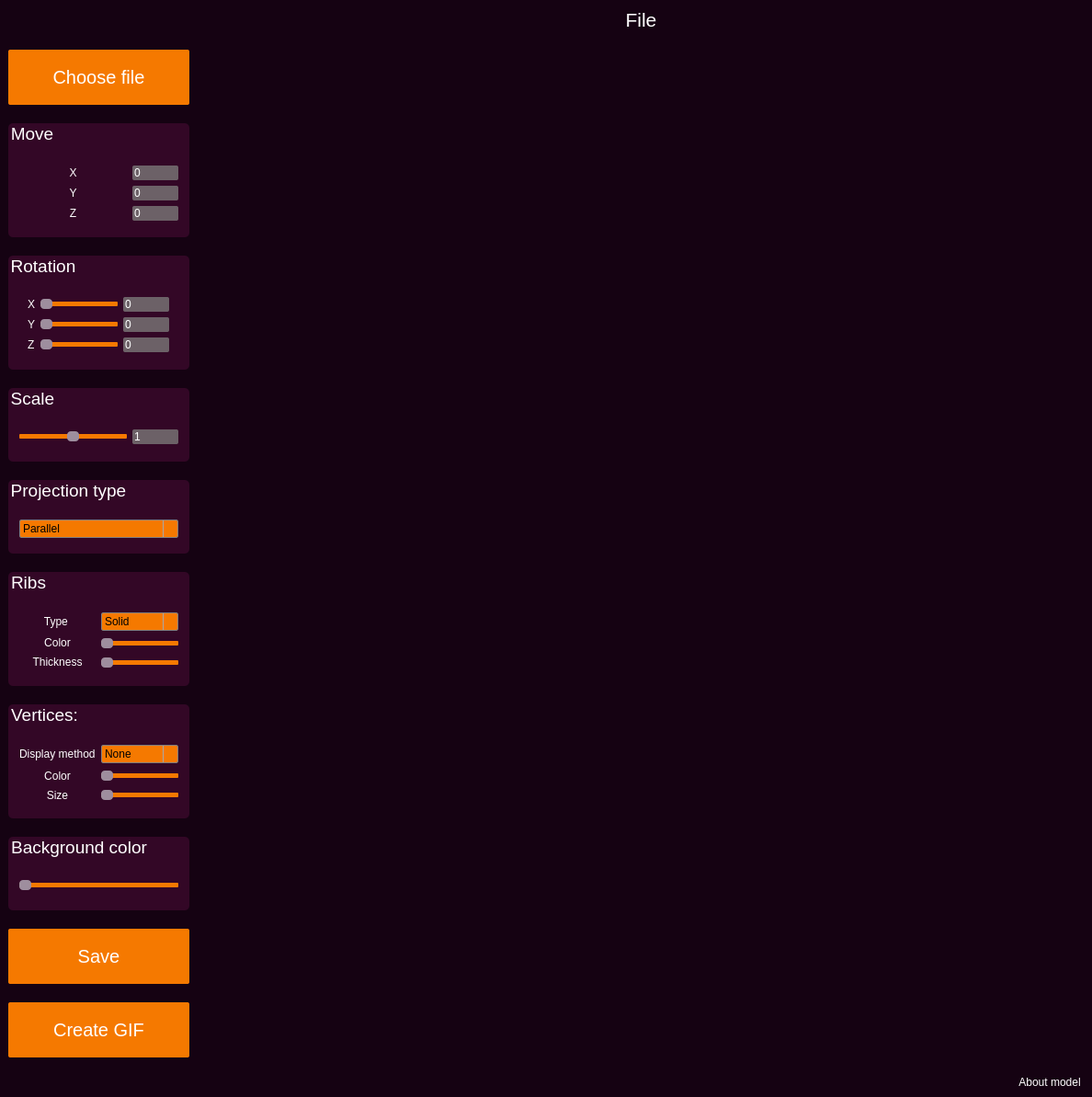
<?xml version="1.0" encoding="UTF-8"?>
<ui version="4.0">
 <class>MainWindow</class>
 <widget class="QMainWindow" name="MainWindow">
  <property name="geometry">
   <rect>
    <x>0</x>
    <y>0</y>
    <width>1188</width>
    <height>1193</height>
   </rect>
  </property>
  <property name="sizePolicy">
   <sizepolicy hsizetype="Minimum" vsizetype="Preferred">
    <horstretch>0</horstretch>
    <verstretch>0</verstretch>
   </sizepolicy>
  </property>
  <property name="windowTitle">
   <string>MainWindow</string>
  </property>
  <widget class="QWidget" name="centralwidget">
   <property name="styleSheet">
    <string notr="true">background-color:  rgb(21, 2, 18);</string>
   </property>
   <layout class="QGridLayout" name="gridLayout_2">
    <item row="0" column="0">
     <layout class="QGridLayout" name="gridLayout_6" rowstretch="0,0,0,0,0,0,0,0,0,0,0,0" columnstretch="0,5">
      <property name="topMargin">
       <number>0</number>
      </property>
      <property name="horizontalSpacing">
       <number>10</number>
      </property>
      <property name="verticalSpacing">
       <number>20</number>
      </property>
      <item row="4" column="0">
       <widget class="QGroupBox" name="groupBox_7">
        <property name="sizePolicy">
         <sizepolicy hsizetype="Minimum" vsizetype="Expanding">
          <horstretch>0</horstretch>
          <verstretch>0</verstretch>
         </sizepolicy>
        </property>
        <property name="maximumSize">
         <size>
          <width>16777215</width>
          <height>80</height>
         </size>
        </property>
        <property name="font">
         <font>
          <pointsize>14</pointsize>
         </font>
        </property>
        <property name="styleSheet">
         <string notr="true">QGroupBox {
    background-color: rgb(51, 7, 38);
    border-radius: 5px;
    margin-top: 3ex;
}

QGroupBox::title {
    subcontrol-origin: margin;
    subcontrol-position: top left;
    color: white;
}</string>
        </property>
        <property name="title">
         <string>Scale</string>
        </property>
        <layout class="QGridLayout" name="gridLayout_15">
         <item row="0" column="0">
          <layout class="QGridLayout" name="gridLayout_14">
           <item row="0" column="0">
            <widget class="QSlider" name="slider_scale">
             <property name="sizePolicy">
              <sizepolicy hsizetype="Minimum" vsizetype="Fixed">
               <horstretch>0</horstretch>
               <verstretch>0</verstretch>
              </sizepolicy>
             </property>
             <property name="styleSheet">
              <string notr="true">QSlider::groove:horizontal {
    height: 5px;
    background: rgb(245, 121, 0);
    border-radius: 1px;
}

QSlider::handle:horizontal {
    background: rgb(158, 142, 158);
    width: 13px;
    margin: -3px 0;
    border-radius: 4px;
}

QSlider::horizontal {
    background-color: rgb(51, 7, 38);
}
</string>
             </property>
             <property name="minimum">
              <number>-9</number>
             </property>
             <property name="maximum">
              <number>9</number>
             </property>
             <property name="pageStep">
              <number>10</number>
             </property>
             <property name="sliderPosition">
              <number>0</number>
             </property>
             <property name="orientation">
              <enum>Qt::Horizontal</enum>
             </property>
            </widget>
           </item>
          </layout>
         </item>
         <item row="0" column="1">
          <widget class="QLineEdit" name="scale">
           <property name="sizePolicy">
            <sizepolicy hsizetype="Fixed" vsizetype="Fixed">
             <horstretch>0</horstretch>
             <verstretch>0</verstretch>
            </sizepolicy>
           </property>
           <property name="minimumSize">
            <size>
             <width>20</width>
             <height>0</height>
            </size>
           </property>
           <property name="maximumSize">
            <size>
             <width>50</width>
             <height>16777215</height>
            </size>
           </property>
           <property name="styleSheet">
            <string notr="true">color: white;
background-color: rgb(108, 97, 103);
border-radius: 2px;</string>
           </property>
           <property name="text">
            <string>1</string>
           </property>
           <property name="readOnly">
            <bool>false</bool>
           </property>
          </widget>
         </item>
        </layout>
       </widget>
      </item>
      <item row="11" column="1">
       <widget class="QLabel" name="about_model">
        <property name="sizePolicy">
         <sizepolicy hsizetype="Expanding" vsizetype="Maximum">
          <horstretch>0</horstretch>
          <verstretch>0</verstretch>
         </sizepolicy>
        </property>
        <property name="styleSheet">
         <string notr="true">color: white;</string>
        </property>
        <property name="text">
         <string>About model </string>
        </property>
        <property name="alignment">
         <set>Qt::AlignRight|Qt::AlignTrailing|Qt::AlignVCenter</set>
        </property>
       </widget>
      </item>
      <item row="9" column="0">
       <widget class="QPushButton" name="save_file">
        <property name="sizePolicy">
         <sizepolicy hsizetype="Minimum" vsizetype="Expanding">
          <horstretch>0</horstretch>
          <verstretch>0</verstretch>
         </sizepolicy>
        </property>
        <property name="maximumSize">
         <size>
          <width>16777215</width>
          <height>60</height>
         </size>
        </property>
        <property name="font">
         <font>
          <pointsize>15</pointsize>
         </font>
        </property>
        <property name="styleSheet">
         <string notr="true">QPushButton {
	color: white;
	background-color: rgb(245, 121, 0);
	border-radius: 2px;
}

 QPushButton:pressed {
    background-color: rgb(51, 7, 38);
}</string>
        </property>
        <property name="text">
         <string>Save</string>
        </property>
       </widget>
      </item>
      <item row="1" column="1" rowspan="10">
       <layout class="QGridLayout" name="gridLayout_16"/>
      </item>
      <item row="8" column="0">
       <widget class="QGroupBox" name="groupBox_3">
        <property name="sizePolicy">
         <sizepolicy hsizetype="Minimum" vsizetype="Expanding">
          <horstretch>0</horstretch>
          <verstretch>0</verstretch>
         </sizepolicy>
        </property>
        <property name="maximumSize">
         <size>
          <width>16777215</width>
          <height>80</height>
         </size>
        </property>
        <property name="baseSize">
         <size>
          <width>0</width>
          <height>0</height>
         </size>
        </property>
        <property name="font">
         <font>
          <pointsize>14</pointsize>
         </font>
        </property>
        <property name="styleSheet">
         <string notr="true">QGroupBox {
    background-color: rgb(51, 7, 38);
    border-radius: 5px;
    margin-top: 3ex;
}

QGroupBox::title {
    subcontrol-origin: margin;
    subcontrol-position: top left;
    color: white;
}</string>
        </property>
        <property name="title">
         <string>Background color</string>
        </property>
        <layout class="QGridLayout" name="gridLayout_7">
         <item row="0" column="0">
          <layout class="QVBoxLayout" name="verticalLayout">
           <item>
            <widget class="QSlider" name="background_color">
             <property name="styleSheet">
              <string notr="true">QSlider::groove:horizontal {
    height: 5px;
    background: rgb(245, 121, 0);
    border-radius: 1px;
}

QSlider::handle:horizontal {
    background: rgb(158, 142, 158);
    width: 13px;
    margin: -3px 0;
    border-radius: 4px;
}

QSlider::horizontal {
    background-color: rgb(51, 7, 38);
}
</string>
             </property>
             <property name="maximum">
              <number>224</number>
             </property>
             <property name="orientation">
              <enum>Qt::Horizontal</enum>
             </property>
            </widget>
           </item>
          </layout>
         </item>
        </layout>
       </widget>
      </item>
      <item row="6" column="0">
       <widget class="QGroupBox" name="groupBox_4">
        <property name="sizePolicy">
         <sizepolicy hsizetype="Minimum" vsizetype="Minimum">
          <horstretch>0</horstretch>
          <verstretch>0</verstretch>
         </sizepolicy>
        </property>
        <property name="font">
         <font>
          <pointsize>14</pointsize>
         </font>
        </property>
        <property name="styleSheet">
         <string notr="true">QGroupBox {
    background-color: rgb(51, 7, 38);
    border-radius: 5px;
    margin-top: 3ex;
}

QGroupBox::title {
    subcontrol-origin: margin;
    subcontrol-position: top left;
    color: white;
}</string>
        </property>
        <property name="title">
         <string>Ribs</string>
        </property>
        <layout class="QGridLayout" name="gridLayout_9">
         <item row="0" column="0">
          <layout class="QGridLayout" name="gridLayout_8">
           <item row="0" column="0">
            <widget class="QLabel" name="label_5">
             <property name="sizePolicy">
              <sizepolicy hsizetype="Preferred" vsizetype="Maximum">
               <horstretch>0</horstretch>
               <verstretch>0</verstretch>
              </sizepolicy>
             </property>
             <property name="styleSheet">
              <string notr="true">background-color: rgb(51, 7, 38);
color: white;

</string>
             </property>
             <property name="text">
              <string>Type </string>
             </property>
             <property name="alignment">
              <set>Qt::AlignCenter</set>
             </property>
            </widget>
           </item>
           <item row="1" column="0">
            <widget class="QLabel" name="label_6">
             <property name="sizePolicy">
              <sizepolicy hsizetype="Preferred" vsizetype="Maximum">
               <horstretch>0</horstretch>
               <verstretch>0</verstretch>
              </sizepolicy>
             </property>
             <property name="styleSheet">
              <string notr="true">background-color: rgb(51, 7, 38);
color: white;

</string>
             </property>
             <property name="text">
              <string>Color</string>
             </property>
             <property name="alignment">
              <set>Qt::AlignCenter</set>
             </property>
            </widget>
           </item>
           <item row="0" column="1">
            <widget class="QComboBox" name="type_ribs">
             <property name="sizePolicy">
              <sizepolicy hsizetype="Preferred" vsizetype="Fixed">
               <horstretch>0</horstretch>
               <verstretch>0</verstretch>
              </sizepolicy>
             </property>
             <property name="styleSheet">
              <string notr="true">QComboBox {
    border: 1px solid gray;
    border-radius: 2px;
    padding: 1px 18px 1px 3px;
    min-width: 2em;
}

QComboBox:!editable, QComboBox::drop-down:editable {
     background: rgb(245, 121, 0);
}

/* QComboBox gets the &quot;on&quot; state when the popup is open */
QComboBox:!editable:on, QComboBox::drop-down:editable:on {
    background: rgb(51, 7, 38);
    color: white;
}

QComboBox:on { /* shift the text when the popup opens */
    padding-top: 3px;
    padding-left: 4px;
}

QComboBox::drop-down {
    subcontrol-origin: padding;
    subcontrol-position: top right;
    width: 15px;

    border-left-width: 1px;
    border-left-color: darkgray;
    border-left-style: solid; /* just a single line */
    border-top-right-radius: 3px; /* same radius as the QComboBox */
    border-bottom-right-radius: 3px;
}


QComboBox::down-arrow:on { /* shift the arrow when popup is open */
    top: 1px;
    left: 1px;
}</string>
             </property>
             <item>
              <property name="text">
               <string>Solid</string>
              </property>
             </item>
             <item>
              <property name="text">
               <string>Dotted</string>
              </property>
             </item>
            </widget>
           </item>
           <item row="2" column="0">
            <widget class="QLabel" name="label_7">
             <property name="sizePolicy">
              <sizepolicy hsizetype="Preferred" vsizetype="Maximum">
               <horstretch>0</horstretch>
               <verstretch>0</verstretch>
              </sizepolicy>
             </property>
             <property name="styleSheet">
              <string notr="true">background-color: rgb(51, 7, 38);
color: white;

</string>
             </property>
             <property name="text">
              <string>Thickness</string>
             </property>
             <property name="alignment">
              <set>Qt::AlignCenter</set>
             </property>
            </widget>
           </item>
           <item row="2" column="1">
            <widget class="QSlider" name="thickness_ribs">
             <property name="sizePolicy">
              <sizepolicy hsizetype="Maximum" vsizetype="Fixed">
               <horstretch>0</horstretch>
               <verstretch>0</verstretch>
              </sizepolicy>
             </property>
             <property name="styleSheet">
              <string notr="true">QSlider::groove:horizontal {
    height: 5px;
    background: rgb(245, 121, 0);
    border-radius: 1px;
}

QSlider::handle:horizontal {
    background: rgb(158, 142, 158);
    width: 13px;
    margin: -3px 0;
    border-radius: 4px;
}

QSlider::horizontal {
    background-color: rgb(51, 7, 38);
}
</string>
             </property>
             <property name="minimum">
              <number>1</number>
             </property>
             <property name="maximum">
              <number>50</number>
             </property>
             <property name="orientation">
              <enum>Qt::Horizontal</enum>
             </property>
            </widget>
           </item>
           <item row="1" column="1">
            <widget class="QSlider" name="color_ribs">
             <property name="sizePolicy">
              <sizepolicy hsizetype="Maximum" vsizetype="Fixed">
               <horstretch>0</horstretch>
               <verstretch>0</verstretch>
              </sizepolicy>
             </property>
             <property name="styleSheet">
              <string notr="true">QSlider::groove:horizontal {
    height: 5px;
    background: rgb(245, 121, 0);
    border-radius: 1px;
}

QSlider::handle:horizontal {
    background: rgb(158, 142, 158);
    width: 13px;
    margin: -3px 0;
    border-radius: 4px;
}

QSlider::horizontal {
    background-color: rgb(51, 7, 38);
}
</string>
             </property>
             <property name="maximum">
              <number>224</number>
             </property>
             <property name="orientation">
              <enum>Qt::Horizontal</enum>
             </property>
            </widget>
           </item>
          </layout>
         </item>
        </layout>
       </widget>
      </item>
      <item row="1" column="0">
       <widget class="QPushButton" name="pushButton">
        <property name="sizePolicy">
         <sizepolicy hsizetype="Minimum" vsizetype="Expanding">
          <horstretch>0</horstretch>
          <verstretch>0</verstretch>
         </sizepolicy>
        </property>
        <property name="maximumSize">
         <size>
          <width>16777215</width>
          <height>60</height>
         </size>
        </property>
        <property name="font">
         <font>
          <pointsize>15</pointsize>
         </font>
        </property>
        <property name="styleSheet">
         <string notr="true">QPushButton {
	color: white;
	background-color: rgb(245, 121, 0);
	border-radius: 2px;
}

 QPushButton:pressed {
    background-color: rgb(51, 7, 38);
}</string>
        </property>
        <property name="text">
         <string>Choose file</string>
        </property>
       </widget>
      </item>
      <item row="3" column="0">
       <widget class="QGroupBox" name="groupBox_6">
        <property name="sizePolicy">
         <sizepolicy hsizetype="Minimum" vsizetype="Minimum">
          <horstretch>0</horstretch>
          <verstretch>0</verstretch>
         </sizepolicy>
        </property>
        <property name="font">
         <font>
          <pointsize>14</pointsize>
         </font>
        </property>
        <property name="styleSheet">
         <string notr="true">QGroupBox {
    background-color: rgb(51, 7, 38);
    border-radius: 5px;
    margin-top: 3ex;
}

QGroupBox::title {
    subcontrol-origin: margin;
    subcontrol-position: top left;
    color: white;
}</string>
        </property>
        <property name="title">
         <string>Rotation</string>
        </property>
        <layout class="QGridLayout" name="gridLayout_12">
         <item row="0" column="0">
          <layout class="QGridLayout" name="gridLayout_11">
           <item row="1" column="2">
            <widget class="QLineEdit" name="rotate_y">
             <property name="sizePolicy">
              <sizepolicy hsizetype="Fixed" vsizetype="Fixed">
               <horstretch>0</horstretch>
               <verstretch>0</verstretch>
              </sizepolicy>
             </property>
             <property name="maximumSize">
              <size>
               <width>50</width>
               <height>80</height>
              </size>
             </property>
             <property name="styleSheet">
              <string notr="true">color: white;
background-color: rgb(108, 97, 103);
border-radius: 2px;</string>
             </property>
             <property name="text">
              <string>0</string>
             </property>
            </widget>
           </item>
           <item row="0" column="2">
            <widget class="QLineEdit" name="rotate_x">
             <property name="sizePolicy">
              <sizepolicy hsizetype="Fixed" vsizetype="Fixed">
               <horstretch>0</horstretch>
               <verstretch>0</verstretch>
              </sizepolicy>
             </property>
             <property name="minimumSize">
              <size>
               <width>20</width>
               <height>0</height>
              </size>
             </property>
             <property name="maximumSize">
              <size>
               <width>50</width>
               <height>80</height>
              </size>
             </property>
             <property name="styleSheet">
              <string notr="true">color: white;
background-color: rgb(108, 97, 103);
border-radius: 2px;</string>
             </property>
             <property name="text">
              <string>0</string>
             </property>
            </widget>
           </item>
           <item row="1" column="0">
            <widget class="QLabel" name="label_19">
             <property name="sizePolicy">
              <sizepolicy hsizetype="Maximum" vsizetype="Maximum">
               <horstretch>0</horstretch>
               <verstretch>0</verstretch>
              </sizepolicy>
             </property>
             <property name="styleSheet">
              <string notr="true">color: white;
background-color: rgb(51, 7, 38);
border-radius: 2px;</string>
             </property>
             <property name="text">
              <string>Y</string>
             </property>
            </widget>
           </item>
           <item row="2" column="0">
            <widget class="QLabel" name="label_20">
             <property name="styleSheet">
              <string notr="true">color: white;
background-color: rgb(51, 7, 38);
border-radius: 2px;</string>
             </property>
             <property name="text">
              <string>Z</string>
             </property>
            </widget>
           </item>
           <item row="2" column="1">
            <widget class="QSlider" name="slider_rotate_z">
             <property name="sizePolicy">
              <sizepolicy hsizetype="Maximum" vsizetype="Fixed">
               <horstretch>0</horstretch>
               <verstretch>0</verstretch>
              </sizepolicy>
             </property>
             <property name="styleSheet">
              <string notr="true">QSlider::groove:horizontal {
    height: 5px;
    background: rgb(245, 121, 0);
    border-radius: 1px;
}

QSlider::handle:horizontal {
    background: rgb(158, 142, 158);
    width: 13px;
    margin: -3px 0;
    border-radius: 4px;
}

QSlider::horizontal {
    background-color: rgb(51, 7, 38);
}
</string>
             </property>
             <property name="maximum">
              <number>360</number>
             </property>
             <property name="orientation">
              <enum>Qt::Horizontal</enum>
             </property>
            </widget>
           </item>
           <item row="1" column="1">
            <widget class="QSlider" name="slider_rotate_y">
             <property name="sizePolicy">
              <sizepolicy hsizetype="Maximum" vsizetype="Fixed">
               <horstretch>0</horstretch>
               <verstretch>0</verstretch>
              </sizepolicy>
             </property>
             <property name="styleSheet">
              <string notr="true">QSlider::groove:horizontal {
    height: 5px;
    background: rgb(245, 121, 0);
    border-radius: 1px;
}

QSlider::handle:horizontal {
    background: rgb(158, 142, 158);
    width: 13px;
    margin: -3px 0;
    border-radius: 4px;
}

QSlider::horizontal {
    background-color: rgb(51, 7, 38);
}
</string>
             </property>
             <property name="maximum">
              <number>360</number>
             </property>
             <property name="orientation">
              <enum>Qt::Horizontal</enum>
             </property>
            </widget>
           </item>
           <item row="2" column="2">
            <widget class="QLineEdit" name="rotate_z">
             <property name="sizePolicy">
              <sizepolicy hsizetype="Fixed" vsizetype="Fixed">
               <horstretch>0</horstretch>
               <verstretch>0</verstretch>
              </sizepolicy>
             </property>
             <property name="minimumSize">
              <size>
               <width>20</width>
               <height>0</height>
              </size>
             </property>
             <property name="maximumSize">
              <size>
               <width>50</width>
               <height>80</height>
              </size>
             </property>
             <property name="styleSheet">
              <string notr="true">color: white;
background-color: rgb(108, 97, 103);
border-radius: 2px;</string>
             </property>
             <property name="text">
              <string>0</string>
             </property>
            </widget>
           </item>
           <item row="0" column="0">
            <widget class="QLabel" name="label_18">
             <property name="sizePolicy">
              <sizepolicy hsizetype="Maximum" vsizetype="Maximum">
               <horstretch>0</horstretch>
               <verstretch>0</verstretch>
              </sizepolicy>
             </property>
             <property name="styleSheet">
              <string notr="true">color: white;
background-color: rgb(51, 7, 38);
border-radius: 2px;</string>
             </property>
             <property name="text">
              <string>X</string>
             </property>
             <property name="alignment">
              <set>Qt::AlignCenter</set>
             </property>
            </widget>
           </item>
           <item row="0" column="1">
            <widget class="QSlider" name="slider_rotate_x">
             <property name="sizePolicy">
              <sizepolicy hsizetype="Maximum" vsizetype="Fixed">
               <horstretch>0</horstretch>
               <verstretch>0</verstretch>
              </sizepolicy>
             </property>
             <property name="styleSheet">
              <string notr="true">QSlider::groove:horizontal {
    height: 5px;
    background: rgb(245, 121, 0);
    border-radius: 1px;
}

QSlider::handle:horizontal {
    background: rgb(158, 142, 158);
    width: 13px;
    margin: -3px 0;
    border-radius: 4px;
}

QSlider::horizontal {
    background-color: rgb(51, 7, 38);
}
</string>
             </property>
             <property name="maximum">
              <number>360</number>
             </property>
             <property name="orientation">
              <enum>Qt::Horizontal</enum>
             </property>
            </widget>
           </item>
          </layout>
         </item>
        </layout>
       </widget>
      </item>
      <item row="5" column="0">
       <widget class="QGroupBox" name="groupBox">
        <property name="sizePolicy">
         <sizepolicy hsizetype="Minimum" vsizetype="Expanding">
          <horstretch>0</horstretch>
          <verstretch>0</verstretch>
         </sizepolicy>
        </property>
        <property name="maximumSize">
         <size>
          <width>16777215</width>
          <height>80</height>
         </size>
        </property>
        <property name="font">
         <font>
          <pointsize>14</pointsize>
         </font>
        </property>
        <property name="styleSheet">
         <string notr="true">QGroupBox {
    background-color: rgb(51, 7, 38);
    border-radius: 5px;
    margin-top: 3ex;
}

QGroupBox::title {
    subcontrol-origin: margin;
    subcontrol-position: top left;
    color: white;
}</string>
        </property>
        <property name="title">
         <string>Projection type</string>
        </property>
        <layout class="QGridLayout" name="gridLayout_13">
         <item row="0" column="0">
          <layout class="QGridLayout" name="gridLayout_3">
           <item row="0" column="0">
            <widget class="QComboBox" name="projection">
             <property name="sizePolicy">
              <sizepolicy hsizetype="Preferred" vsizetype="Maximum">
               <horstretch>0</horstretch>
               <verstretch>0</verstretch>
              </sizepolicy>
             </property>
             <property name="styleSheet">
              <string notr="true">QComboBox {
    border: 1px solid gray;
    border-radius: 2px;
    padding: 1px 18px 1px 3px;
    min-width: 6em;
}

QComboBox:!editable, QComboBox::drop-down:editable {
     background: rgb(245, 121, 0);
}

/* QComboBox gets the &quot;on&quot; state when the popup is open */
QComboBox:!editable:on, QComboBox::drop-down:editable:on {
    background: rgb(51, 7, 38);
}

QComboBox:on { /* shift the text when the popup opens */
    padding-top: 3px;
    padding-left: 4px;
}

QComboBox::drop-down {
    subcontrol-origin: padding;
    subcontrol-position: top right;
    width: 15px;

    border-left-width: 1px;
    border-left-color: darkgray;
    border-left-style: solid; /* just a single line */
    border-top-right-radius: 3px; /* same radius as the QComboBox */
    border-bottom-right-radius: 3px;
}


QComboBox::down-arrow:on { /* shift the arrow when popup is open */
    top: 1px;
    left: 1px;
}</string>
             </property>
             <item>
              <property name="text">
               <string>Parallel</string>
              </property>
             </item>
             <item>
              <property name="text">
               <string>Central</string>
              </property>
             </item>
            </widget>
           </item>
          </layout>
         </item>
        </layout>
       </widget>
      </item>
      <item row="2" column="0">
       <widget class="QGroupBox" name="groupBox_2">
        <property name="sizePolicy">
         <sizepolicy hsizetype="Minimum" vsizetype="Minimum">
          <horstretch>0</horstretch>
          <verstretch>0</verstretch>
         </sizepolicy>
        </property>
        <property name="maximumSize">
         <size>
          <width>16777215</width>
          <height>16777215</height>
         </size>
        </property>
        <property name="font">
         <font>
          <pointsize>14</pointsize>
         </font>
        </property>
        <property name="styleSheet">
         <string notr="true">QGroupBox {
    background-color: rgb(51, 7, 38);
    border-radius: 5px;
    margin-top: 3ex;
}

QGroupBox::title {
    subcontrol-origin: margin;
    subcontrol-position: top left;
    color: white;
}


</string>
        </property>
        <property name="title">
         <string>Move</string>
        </property>
        <property name="alignment">
         <set>Qt::AlignLeading|Qt::AlignLeft|Qt::AlignVCenter</set>
        </property>
        <layout class="QGridLayout" name="gridLayout_5" rowminimumheight="0">
         <property name="topMargin">
          <number>12</number>
         </property>
         <property name="verticalSpacing">
          <number>-1</number>
         </property>
         <item row="0" column="0">
          <layout class="QGridLayout" name="gridLayout_4">
           <item row="0" column="1">
            <widget class="QLineEdit" name="move_x">
             <property name="sizePolicy">
              <sizepolicy hsizetype="Fixed" vsizetype="Fixed">
               <horstretch>0</horstretch>
               <verstretch>0</verstretch>
              </sizepolicy>
             </property>
             <property name="minimumSize">
              <size>
               <width>20</width>
               <height>0</height>
              </size>
             </property>
             <property name="maximumSize">
              <size>
               <width>50</width>
               <height>80</height>
              </size>
             </property>
             <property name="styleSheet">
              <string notr="true">color: white;
background-color:  rgb(108, 97, 103);
border-radius: 2px;</string>
             </property>
             <property name="text">
              <string>0</string>
             </property>
            </widget>
           </item>
           <item row="2" column="0">
            <widget class="QLabel" name="label_16">
             <property name="sizePolicy">
              <sizepolicy hsizetype="Preferred" vsizetype="Maximum">
               <horstretch>0</horstretch>
               <verstretch>0</verstretch>
              </sizepolicy>
             </property>
             <property name="styleSheet">
              <string notr="true">color: white;
background-color: rgb(51, 7, 38);
border-radius: 2px;</string>
             </property>
             <property name="text">
              <string>Z</string>
             </property>
             <property name="alignment">
              <set>Qt::AlignCenter</set>
             </property>
            </widget>
           </item>
           <item row="2" column="1">
            <widget class="QLineEdit" name="move_z">
             <property name="sizePolicy">
              <sizepolicy hsizetype="Fixed" vsizetype="Fixed">
               <horstretch>0</horstretch>
               <verstretch>0</verstretch>
              </sizepolicy>
             </property>
             <property name="minimumSize">
              <size>
               <width>20</width>
               <height>0</height>
              </size>
             </property>
             <property name="maximumSize">
              <size>
               <width>50</width>
               <height>80</height>
              </size>
             </property>
             <property name="styleSheet">
              <string notr="true">color: white;
background-color: rgb(108, 97, 103);
border-radius: 2px;</string>
             </property>
             <property name="text">
              <string>0</string>
             </property>
            </widget>
           </item>
           <item row="1" column="1">
            <widget class="QLineEdit" name="move_y">
             <property name="sizePolicy">
              <sizepolicy hsizetype="Fixed" vsizetype="Fixed">
               <horstretch>0</horstretch>
               <verstretch>0</verstretch>
              </sizepolicy>
             </property>
             <property name="minimumSize">
              <size>
               <width>20</width>
               <height>0</height>
              </size>
             </property>
             <property name="maximumSize">
              <size>
               <width>50</width>
               <height>80</height>
              </size>
             </property>
             <property name="styleSheet">
              <string notr="true">color: white;
background-color: rgb(108, 97, 103);
border-radius: 2px;</string>
             </property>
             <property name="text">
              <string>0</string>
             </property>
            </widget>
           </item>
           <item row="1" column="0">
            <widget class="QLabel" name="label_15">
             <property name="sizePolicy">
              <sizepolicy hsizetype="Preferred" vsizetype="Maximum">
               <horstretch>0</horstretch>
               <verstretch>0</verstretch>
              </sizepolicy>
             </property>
             <property name="styleSheet">
              <string notr="true">color: white;
background-color: rgb(51, 7, 38);
border-radius: 2px;</string>
             </property>
             <property name="text">
              <string>Y</string>
             </property>
             <property name="alignment">
              <set>Qt::AlignCenter</set>
             </property>
            </widget>
           </item>
           <item row="0" column="0">
            <widget class="QLabel" name="label_2">
             <property name="sizePolicy">
              <sizepolicy hsizetype="Preferred" vsizetype="Maximum">
               <horstretch>0</horstretch>
               <verstretch>0</verstretch>
              </sizepolicy>
             </property>
             <property name="styleSheet">
              <string notr="true">color: white;
background-color: rgb(51, 7, 38);
border-radius: 2px;</string>
             </property>
             <property name="text">
              <string>X</string>
             </property>
             <property name="alignment">
              <set>Qt::AlignCenter</set>
             </property>
            </widget>
           </item>
          </layout>
         </item>
        </layout>
       </widget>
      </item>
      <item row="7" column="0">
       <widget class="QGroupBox" name="groupBox_5">
        <property name="sizePolicy">
         <sizepolicy hsizetype="Minimum" vsizetype="Minimum">
          <horstretch>0</horstretch>
          <verstretch>0</verstretch>
         </sizepolicy>
        </property>
        <property name="font">
         <font>
          <pointsize>14</pointsize>
         </font>
        </property>
        <property name="styleSheet">
         <string notr="true">QGroupBox {
    background-color: rgb(51, 7, 38);
    border-radius: 5px;
    margin-top: 3ex;
}

QGroupBox::title {
    subcontrol-origin: margin;
    subcontrol-position: top left;
    color: white;
}</string>
        </property>
        <property name="title">
         <string>Vertices:</string>
        </property>
        <layout class="QGridLayout" name="gridLayout_10">
         <item row="0" column="0">
          <layout class="QGridLayout" name="gridLayout">
           <item row="0" column="0">
            <widget class="QLabel" name="label_10">
             <property name="styleSheet">
              <string notr="true">background-color: rgb(51, 7, 38);
color: white;

</string>
             </property>
             <property name="text">
              <string>Display method</string>
             </property>
            </widget>
           </item>
           <item row="1" column="0">
            <widget class="QLabel" name="label_11">
             <property name="styleSheet">
              <string notr="true">background-color: rgb(51, 7, 38);
color: white;

</string>
             </property>
             <property name="text">
              <string>Color</string>
             </property>
             <property name="alignment">
              <set>Qt::AlignCenter</set>
             </property>
            </widget>
           </item>
           <item row="2" column="0">
            <widget class="QLabel" name="label_12">
             <property name="styleSheet">
              <string notr="true">background-color: rgb(51, 7, 38);
color: white;

</string>
             </property>
             <property name="text">
              <string>Size</string>
             </property>
             <property name="alignment">
              <set>Qt::AlignCenter</set>
             </property>
            </widget>
           </item>
           <item row="0" column="1">
            <widget class="QComboBox" name="display_method">
             <property name="styleSheet">
              <string notr="true">QComboBox {
    border: 1px solid gray;
    border-radius: 2px;
    padding: 1px 18px 1px 3px;
    min-width: 2em;
}

QComboBox:!editable, QComboBox::drop-down:editable {
     background: rgb(245, 121, 0);
}

/* QComboBox gets the &quot;on&quot; state when the popup is open */
QComboBox:!editable:on, QComboBox::drop-down:editable:on {
    background: rgb(51, 7, 38);
    color: white;
}

QComboBox:on { /* shift the text when the popup opens */
    padding-top: 3px;
    padding-left: 4px;
}

QComboBox::drop-down {
    subcontrol-origin: padding;
    subcontrol-position: top right;
    width: 15px;

    border-left-width: 1px;
    border-left-color: darkgray;
    border-left-style: solid; /* just a single line */
    border-top-right-radius: 3px; /* same radius as the QComboBox */
    border-bottom-right-radius: 3px;
}


QComboBox::down-arrow:on { /* shift the arrow when popup is open */
    top: 1px;
    left: 1px;
}</string>
             </property>
             <item>
              <property name="text">
               <string>None</string>
              </property>
             </item>
             <item>
              <property name="text">
               <string>Circle</string>
              </property>
             </item>
             <item>
              <property name="text">
               <string>Square</string>
              </property>
             </item>
            </widget>
           </item>
           <item row="1" column="1">
            <widget class="QSlider" name="color_vertices">
             <property name="sizePolicy">
              <sizepolicy hsizetype="Maximum" vsizetype="Fixed">
               <horstretch>0</horstretch>
               <verstretch>0</verstretch>
              </sizepolicy>
             </property>
             <property name="styleSheet">
              <string notr="true">QSlider::groove:horizontal {
    height: 5px;
    background: rgb(245, 121, 0);
    border-radius: 1px;
}

QSlider::handle:horizontal {
    background: rgb(158, 142, 158);
    width: 13px;
    margin: -3px 0;
    border-radius: 4px;
}

QSlider::horizontal {
    background-color: rgb(51, 7, 38);
}
</string>
             </property>
             <property name="maximum">
              <number>224</number>
             </property>
             <property name="orientation">
              <enum>Qt::Horizontal</enum>
             </property>
            </widget>
           </item>
           <item row="2" column="1">
            <widget class="QSlider" name="size_vertices">
             <property name="sizePolicy">
              <sizepolicy hsizetype="Maximum" vsizetype="Fixed">
               <horstretch>0</horstretch>
               <verstretch>0</verstretch>
              </sizepolicy>
             </property>
             <property name="styleSheet">
              <string notr="true">QSlider::groove:horizontal {
    height: 5px;
    background: rgb(245, 121, 0);
    border-radius: 1px;
}

QSlider::handle:horizontal {
    background: rgb(158, 142, 158);
    width: 13px;
    margin: -3px 0;
    border-radius: 4px;
}

QSlider::horizontal {
    background-color: rgb(51, 7, 38);
}
</string>
             </property>
             <property name="minimum">
              <number>1</number>
             </property>
             <property name="maximum">
              <number>50</number>
             </property>
             <property name="orientation">
              <enum>Qt::Horizontal</enum>
             </property>
            </widget>
           </item>
          </layout>
         </item>
        </layout>
       </widget>
      </item>
      <item row="0" column="1">
       <widget class="QLabel" name="filename">
        <property name="sizePolicy">
         <sizepolicy hsizetype="Preferred" vsizetype="Maximum">
          <horstretch>0</horstretch>
          <verstretch>0</verstretch>
         </sizepolicy>
        </property>
        <property name="font">
         <font>
          <pointsize>16</pointsize>
         </font>
        </property>
        <property name="styleSheet">
         <string notr="true">color: white;</string>
        </property>
        <property name="text">
         <string>File</string>
        </property>
        <property name="alignment">
         <set>Qt::AlignCenter</set>
        </property>
       </widget>
      </item>
      <item row="10" column="0">
       <widget class="QPushButton" name="create_gif">
        <property name="sizePolicy">
         <sizepolicy hsizetype="Minimum" vsizetype="Expanding">
          <horstretch>0</horstretch>
          <verstretch>0</verstretch>
         </sizepolicy>
        </property>
        <property name="maximumSize">
         <size>
          <width>16777215</width>
          <height>60</height>
         </size>
        </property>
        <property name="font">
         <font>
          <pointsize>15</pointsize>
         </font>
        </property>
        <property name="styleSheet">
         <string notr="true">QPushButton {
	color: white;
	background-color: rgb(245, 121, 0);
	border-radius: 2px;
}

 QPushButton:pressed {
    background-color: rgb(51, 7, 38);
}</string>
        </property>
        <property name="text">
         <string>Create GIF</string>
        </property>
       </widget>
      </item>
      <item row="11" column="0">
       <widget class="QLabel" name="timer">
        <property name="text">
         <string/>
        </property>
       </widget>
      </item>
     </layout>
    </item>
   </layout>
  </widget>
  <widget class="QMenuBar" name="menubar">
   <property name="geometry">
    <rect>
     <x>0</x>
     <y>0</y>
     <width>1188</width>
     <height>24</height>
    </rect>
   </property>
  </widget>
 </widget>
 <resources/>
 <connections/>
</ui>
